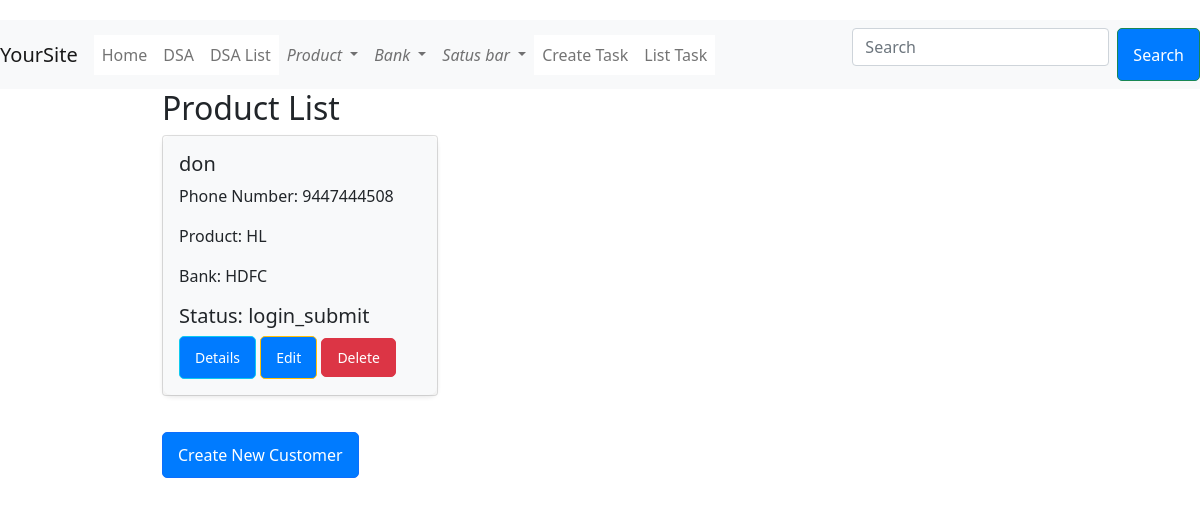
The page /status_filter/login_submit on the database its author committed.
### profiles/models.py (models this page shows, shortened)
class Customer(models.Model):
    f_name = models.CharField(max_length=50)
    l_name = models.CharField(max_length=50)
    phone_num = models.IntegerField()
    product = models.CharField(choices=PRODUCT_CHOICE, max_length=20)
    bank = models.CharField(choices=BANK_CHOICE, max_length=20)
    status = models.CharField(choices=STATUS_CHOICES, max_length=20)
    type = models.CharField(choices=TYPE_CHOICES, max_length=4)
    dsa = models.ForeignKey(DSA, on_delete=models.SET_NULL, null=True, blank=True)
    created_date = models.DateField(auto_now_add=True)

### profiles/views.py (the view)
# urls.py: path('status_filter/<slug:status>',views.status_filter.as_view(),name='status_filter'),
class status_filter(View):
    def get(self,request,status):
        customers =Customer.objects.filter(status=status)
        return render(request,'status_filter.html',{'customers':customers,'status':status})

### templates/status_filter.html
{% extends 'base.html' %}
{% block content %}
<h2>Product List</h2>
<div class="row">
    {% for customer in customers %}
    <div class="col-md-4 mb-3">
        <div class="card">
            <div class="card-body">
                <h5 class="card-title">{{ customer.f_name }} {{ prd.l_name }}</h5>
                <p class="card-text">Phone Number: {{ customer.phone_num }}</p>
                <p class="card-text">Product: {{ customer.product }}</p>
                <p class="card-text">Bank: {{ customer.bank }}</p>
                <h5 class="card-text">Status: {{ customer.status }}</h5>
                <a href="{% url 'details' customer.pk %}" class="btn btn-info btn-sm">Details</a>
                <a href="{% url 'edit' customer.pk %}" class="btn btn-warning btn-sm">Edit</a>
                <a href="{% url 'delete' customer.pk %}" class="btn btn-danger btn-sm">Delete</a>
            </div>
        </div>
    </div>
    {% endfor %}
</div>
<a href="{% url 'create_customer' %}" class="btn btn-primary">Create New Customer</a>
{% endblock %}

### templates/base.html (style rules this page uses)
body { padding-top: 20px; padding-bottom: 20px; }
.card { margin-bottom: 20px; }
.card-body { background-color: #f8f9fa; border-radius: 8px; box-shadow: 0 2px 5px rgba(0, 0, 0, 0.1); }
a { text-decoration: none; }
.btn { background-color: #007bff; color: #fff; padding: 10px 15px; border-radius: 5px; text-align: center; }
.btn-danger { background-color: #dc3545; color: white; padding: 8px 15px; text-align: center; border-radius: 5px; }

### rows shown on the page
Customer: f_name "don", phone_num "9447444508", product "HL", bank "HDFC", status "login_submit"
